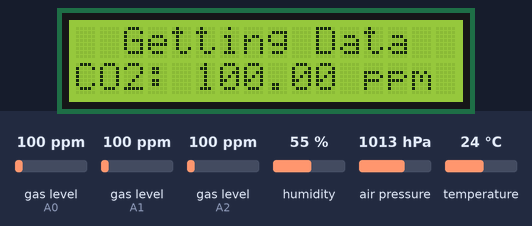
A sketch run on a simulated Arduino Nano, built with avr-gcc and run on an emulated ATmega328P. Parts: 16×2 character LCD. Inputs (shaded band) come from the test bench; at power-on: gas level (sensors on A0, A1, A2) 100 ppm, humidity 55 %, air pressure 1013 hPa, temperature 24 °C.

Above: at 6.2 s.
6.3 s: gas level (sensor on A0) set to 20 ppm
At 14.0 s:
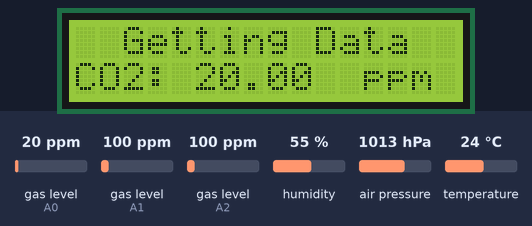
19.3 s: gas level (sensor on A1) set to 20 ppm
At 23.8 s:
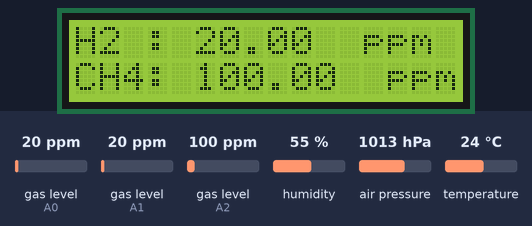
27.0 s: gas level (sensor on A2) set to 20 ppm
At 31.7 s:
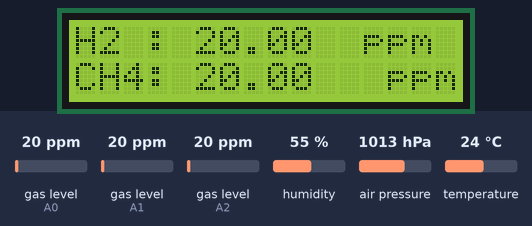
34.7 s: humidity set to 22 %
At 41.5 s:
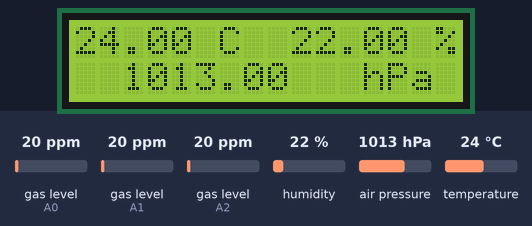
44.8 s: air pressure set to 952 hPa
At 49.4 s:
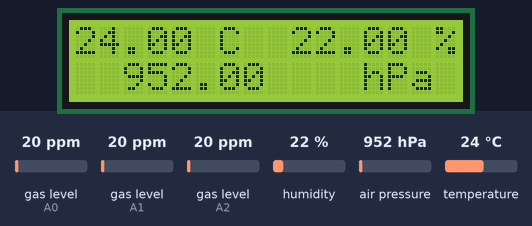
52.5 s: temperature set to 12 °C
At 57.2 s:
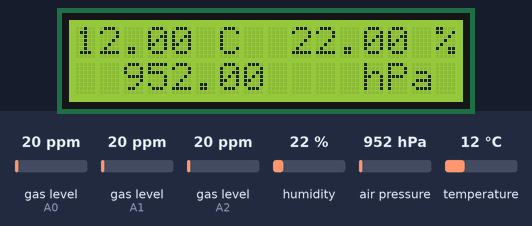
Timing chart, 0 to 58.7 s (numbered marks = the images above; inputs shaded):
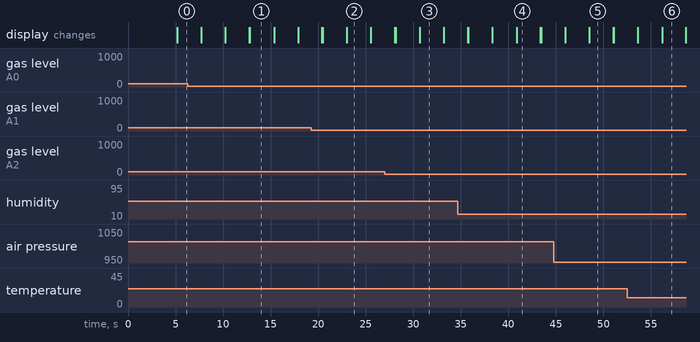

Measured:
- what the display in image 1 shows lasts 2.6 s, from 12.8 s to 15.4 s

The sketch:

main.ino
```cpp
#include <Wire.h>
#include <Adafruit_Sensor.h>
#include <Adafruit_BME280.h>
#include <LiquidCrystal_I2C.h>
LiquidCrystal_I2C lcd(0x27,16,2);

#include <MQUnifiedsensor.h>

#define         Board                   ("Arduino NANO")
#define         Pin4                     (A2)  //Analog input 1 of your arduino
#define         Pin135                   (A0)  //Analog input 2 of your arduino
#define         Pin8                     (A1)  //Analog input 6 of your arduino

#define         RatioMQ4CleanAir          (4.4) //RS / R0 = 4.4 ppm
#define         RatioMQ135CleanAir        (3.6) //RS / R0 = 10 ppm
#define         RatioMQ8CleanAir          (70) //RS / R0 = 70 ppm
#define         ADC_Bit_Resolution        (10) // 10 bit ADC
#define         Voltage_Resolution        (5) // Volt resolution to calc the voltage
#define         Type                      ("Arduino NANO") //Board used
//Declare Sensor
MQUnifiedsensor MQ4(Board, Voltage_Resolution, ADC_Bit_Resolution, Pin4, Type);
MQUnifiedsensor MQ135(Board, Voltage_Resolution, ADC_Bit_Resolution, Pin135, Type);
MQUnifiedsensor MQ8(Board, Voltage_Resolution, ADC_Bit_Resolution, Pin8, Type);

Adafruit_BME280 bme;

void setup() {
  Serial.begin(9600);
  lcd.init();

  lcd.backlight();
  lcd.setCursor(5,0);
  lcd.print("Welcome");
  lcd.setCursor(3,1);
  lcd.print("Scatter-ID");
  delay(5000);

  if (!bme.begin(0x76)) {
    Serial.println("Could not find a valid BME280 sensor, check wiring!");
    lcd.setCursor(3,0);
    lcd.print("BME280 Error");
    lcd.setCursor(1,1);
    lcd.print("Restart System");

    while (1);
  }

  MQ4.init();
  MQ4.setRegressionMethod(1); //_PPM =  a*ratio^b
  MQ4.setR0(14.23);
  MQ135.init();
  MQ135.setRegressionMethod(1); //_PPM =  a*ratio^b
  MQ135.setR0(9.03);
  MQ8.init();
  MQ8.setRegressionMethod(1); //_PPM =  a*ratio^b
  MQ8.setR0(0.91);
}

void gas (){
  MQ4.update();
  MQ135.update();
  MQ8.update();

  MQ4.setA(1012.7); MQ4.setB(-2.786); //CH4
  float CH4 = MQ4.readSensor();

  MQ135.setA(110.47); MQ135.setB(-2.862); //CO2
  float CO2 = MQ135.readSensor();

  MQ8.setA(976.97); MQ8.setB(-0.688); // H2
  float H2 = MQ8.readSensor();

  lcd.setCursor (2, 0);
  lcd.print("Getting Data");
  lcd.setCursor (0, 1);
  lcd.print("CO2: ");
  lcd.print(CO2, 2);
  lcd.setCursor(12,1);
  lcd.print("ppm");
  delay(2500);
  lcd.clear();

  lcd.setCursor (0, 0);
  lcd.print("H2 : ");
  lcd.print(H2,2);
  lcd.setCursor(12,0);
  lcd.print("ppm");
  lcd.setCursor (0, 1);
  lcd.print("CH4: ");
  lcd.print(CH4, 2);
  lcd.setCursor(13,1);
  lcd.print("ppm");
  delay(2500);
  lcd.clear();
}

void bme_val (){

  float temp = bme.readTemperature();
  float pressure = bme.readPressure() / 100.0F;
  float humid = bme.readHumidity();

  lcd.setCursor (0, 0);
  lcd.print(temp, 2);
  lcd.setCursor(6,0);
  lcd.print("C");
  lcd.setCursor (9,0);
  lcd.print(humid, 2);
  lcd.setCursor(15,0);
  lcd.print("%");
  lcd.setCursor (2,1);
  lcd.print(pressure, 2);
  lcd.setCursor(12,1);
  lcd.print("hPa");
  delay(2500);
  lcd.clear();

}

void loop() {
  lcd.init();
  gas();
  bme_val();

}
```
